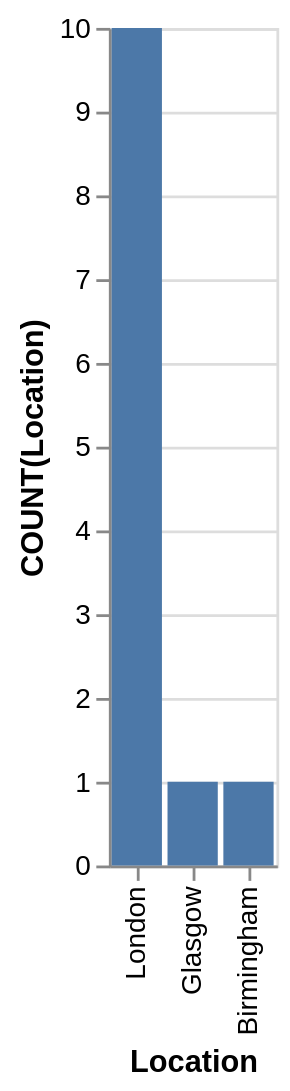

This figure's Vega-Lite source:
### Vega-Lite specification from a JSON file in a GitHub repository (floating-point values rounded to 4 significant figures)
{"data": {"values": [{"x_data": "London", "y_data": 10}, {"x_data": "Glasgow", "y_data": 1}, {"x_data": "Birmingham", "y_data": 1}]}, "mark": "bar", "encoding": {"x": {"field": "x_data", "type": "nominal", "title": "Location", "sort": "descending"}, "y": {"field": "y_data", "type": "quantitative", "title": "COUNT(Location)"}}}
